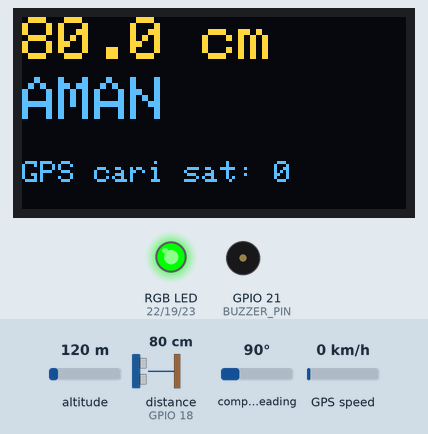
Simulated run of this sketch. Board: ESP32. Shown: 128×64 one-colour display, an RGB LED mixed from three pins (HIGH = lit), buzzer (waves = sounding). Wiring (inferred from the names in the program): ultrasonic range finder: trigger GPIO 5; echo GPIO 18. The inputs (shaded band) are chosen by the test bench; at power-on: distance to the obstacle (sensor on GPIO 18) 80 cm, altitude 120 m, compass heading 90°, GPS speed 0 km/h. The echo pulse lasts 58.3 µs per cm; the OLED is the two-colour kind (top 16 rows yellow); the GPS gets a fix after 3 s at 37.7749, -122.4194 with 8 satellites; pins used as bus, display or sensor lines are not drawn; what the sketch prints to the serial monitor is not drawn.

Above: at 1.2 s.
1.3 s: distance to the obstacle (sensor on GPIO 18) set to 13 cm
At 4.0 s:
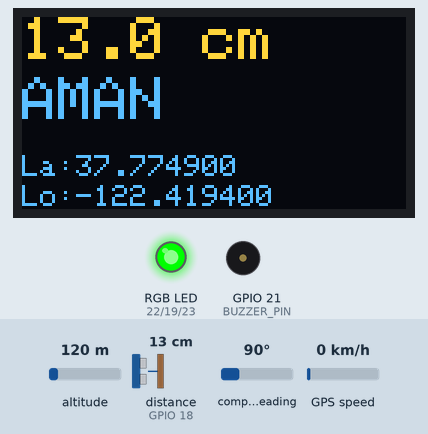
4.7 s: distance to the obstacle (sensor on GPIO 18) set to 10 cm
At 5.9 s:
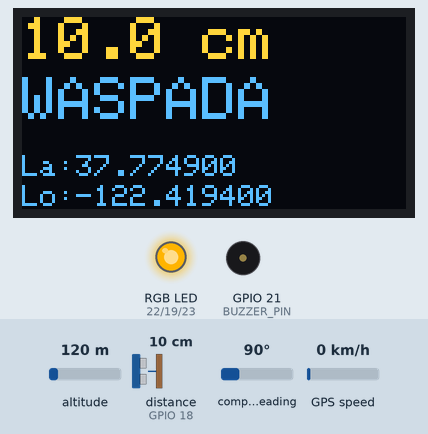
7.5 s: distance to the obstacle (sensor on GPIO 18) set to 7 cm
At 8.14 s:
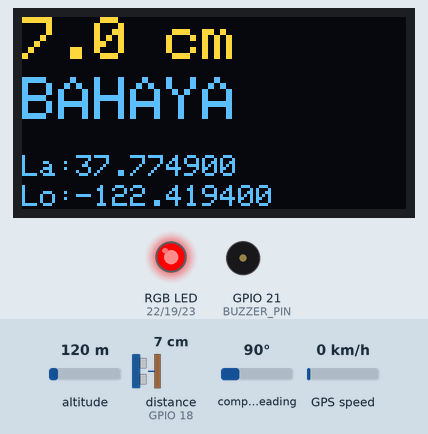
10.1 s: distance to the obstacle (sensor on GPIO 18) set to 2 cm
At 10.96 s:
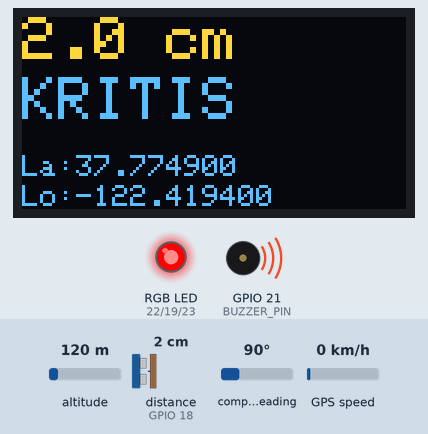
12.6 s: distance to the obstacle (sensor on GPIO 18) set to 18 cm
At 14.0 s:
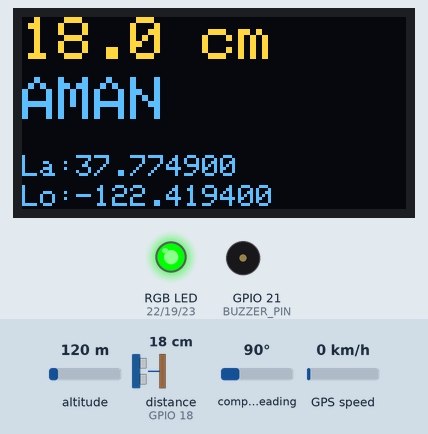
Timing chart, 0 to 15.4 s (numbered marks = the images above; inputs shaded):
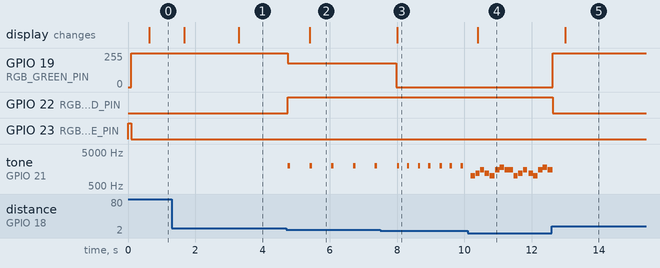

Measured:
- the behaviour switches between 12 and 11 cm on distance to the obstacle (sensor on GPIO 18) (found by bisection; images 1 and 2)
- the behaviour switches between 9 and 8 cm on distance to the obstacle (sensor on GPIO 18) (found by bisection; images 2 and 3)
- after the input at 1.3 s, the display: first changes after 0.38 s (image 1 shows a later state)
- after the input at 4.7 s, GPIO 19 (RGB_GREEN_PIN): 255/255 → 180/255 after 0.05 s; GPIO 22 (RGB_RED_PIN): LOW → HIGH after 0.05 s; tone on GPIO 21 (BUZZER_PIN): alternates 2000 Hz for 0.07 s and silent for 0.58 s, starting after 0.05 s; the display: changes after 0.70 s (image 2)
- after the input at 7.5 s, GPIO 19 (RGB_GREEN_PIN): 180/255 → 0/255 after 0.47 s; tone on GPIO 21 (BUZZER_PIN): alternates 2000 Hz for 0.07 s and silent for 0.26 s, starting after 0.80 s; the display: changes after 0.50 s (image 3)
- after the input at 10.1 s, the display: changes after 0.30 s (image 4)
- after the input at 12.6 s, GPIO 19 (RGB_GREEN_PIN): 0/255 → 255/255 at once; GPIO 22 (RGB_RED_PIN): HIGH → LOW at once; the display: changes after 0.40 s (image 5)

The sketch:

main.ino
```cpp
#include <Wire.h>
#include <Adafruit_GFX.h>
#include <Adafruit_SSD1306.h>
#include <TinyGPSPlus.h>   // versi library terbaru

// ===== Pin lama (tidak diubah) =====
#define TRIG_PIN 5
#define ECHO_PIN 18
#define BUZZER_PIN 21

// ===== Konfigurasi Pin RGB LED (1 Lampu 4 Pin: GND, R, G, B - Common Cathode) =====
#define RGB_RED_PIN   22
#define RGB_GREEN_PIN 19
#define RGB_BLUE_PIN  23

#define LED_RED    RGB_RED_PIN
#define LED_GREEN  RGB_GREEN_PIN
#define LED_BLUE   RGB_BLUE_PIN

// Fungsi pengatur warna RGB LED (Common Cathode: 0 = mati, 255 = maksimal)
void setRgbColor(uint8_t red, uint8_t green, uint8_t blue) {
  analogWrite(RGB_RED_PIN, red);
  analogWrite(RGB_GREEN_PIN, green);
  analogWrite(RGB_BLUE_PIN, blue);
}

// ===== Pin baru =====
// OLED I2C (pakai pin custom karena GPIO 21 & 22 sudah dipakai buzzer & LED)
#define OLED_SDA 25
#define OLED_SCL 26

// GPS (UART2 untuk ESP32 biasa, UART1 untuk ESP32-C3)
#define GPS_RX 15   // dihubungkan ke TX GPS
#define GPS_TX 34   // dihubungkan ke RX GPS

#if defined(CONFIG_IDF_TARGET_ESP32C3) || defined(ARDUINO_ESP32C3_DEV) || (defined(SOC_UART_NUM) && SOC_UART_NUM < 3)
  #define GPS_SERIAL Serial1
#else
  #define GPS_SERIAL Serial2
#endif

#define SCREEN_WIDTH 128
#define SCREEN_HEIGHT 64
#define OLED_ADDRESS 0x3C   // kalau tidak nyala, coba 0x3D

Adafruit_SSD1306 display(SCREEN_WIDTH, SCREEN_HEIGHT, &Wire, -1);
TinyGPSPlus gps;

long duration;
float distance;
const char* status = "AMAN";

// Nada untuk melodi alarm
int melody[] = {
  1000, 1200, 1500, 1200,
  1000, 1500, 1800, 1500
};

int noteDuration[] = {
  120, 120, 120, 120,
  120, 120, 120, 250
};

int noteIndex = 0;
unsigned long lastNoteTime = 0;
bool playingNote = false;

// Untuk update OLED
unsigned long lastOledTime = 0;

void setup() {
  Serial.begin(115200);

  pinMode(TRIG_PIN, OUTPUT);
  pinMode(ECHO_PIN, INPUT);
  pinMode(BUZZER_PIN, OUTPUT);

  pinMode(RGB_RED_PIN, OUTPUT);
  pinMode(RGB_GREEN_PIN, OUTPUT);
  pinMode(RGB_BLUE_PIN, OUTPUT);
  setRgbColor(0, 0, 255); // BIRU saat booting

  // OLED
  Wire.begin(OLED_SDA, OLED_SCL);
  Wire.setClock(400000);  // I2C lebih cepat supaya layar tidak mengganggu buzzer
  if (!display.begin(SSD1306_SWITCHCAPVCC, OLED_ADDRESS)) {
    Serial.println("OLED tidak ditemukan, cek kabel / alamat");
  }
  display.clearDisplay();
  display.setTextColor(SSD1306_WHITE);
  display.setTextSize(1);
  display.setCursor(0, 0);
  display.println("Sistem Banjir");
  display.println("Memulai...");
  display.display();

  // GPS (buffer diperbesar supaya data tidak hilang saat delay)
  GPS_SERIAL.setRxBufferSize(1024);
  GPS_SERIAL.begin(9600, SERIAL_8N1, GPS_RX, GPS_TX);
}

void updateOLED() {
  // Update tiap 500 ms saja
  if (millis() - lastOledTime < 500) return;
  lastOledTime = millis();

  display.clearDisplay();
  display.setTextColor(SSD1306_WHITE);

  // Jarak (huruf besar)
  display.setTextSize(2);
  display.setCursor(0, 0);
  if (distance >= 999) {
    display.print("---");
  } else {
    display.print(distance, 1);
  }
  display.print(" cm");

  // Status (huruf besar)
  display.setCursor(0, 20);
  display.print(status);

  // Info GPS (huruf kecil)
  display.setTextSize(1);
  if (gps.charsProcessed() < 10 && millis() > 5000) {
    display.setCursor(0, 48);
    display.print("GPS: cek kabel");
  } else if (gps.location.isValid()) {
    display.setCursor(0, 46);
    display.print("La:");
    display.print(gps.location.lat(), 6);
    display.setCursor(0, 56);
    display.print("Lo:");
    display.print(gps.location.lng(), 6);

    Serial.print("Lokasi: ");
    Serial.print(gps.location.lat(), 6);
    Serial.print(", ");
    Serial.println(gps.location.lng(), 6);
  } else {
    display.setCursor(0, 48);
    display.print("GPS cari sat: ");
    display.print(gps.satellites.value());
  }

  display.display();
}

// Buffer filter glitch dan penolakan outlier jarak
float lastValidDistance = 17.0;
int consecutiveTimeouts = 0;

float measureSingleDistance() {
  digitalWrite(TRIG_PIN, LOW);
  delayMicroseconds(2);
  digitalWrite(TRIG_PIN, HIGH);
  delayMicroseconds(10);
  digitalWrite(TRIG_PIN, LOW);

  long dur = pulseIn(ECHO_PIN, HIGH, 25000);
  if (dur == 0) return -1.0;
  float cm = (float)dur * 0.0343 / 2.0;
  if (cm < 1.0 || cm > 400.0) return -1.0;
  return cm;
}

float getFilteredDistance() {
  float samples[3];
  int validCount = 0;

  for (int i = 0; i < 3; i++) {
    float s = measureSingleDistance();
    if (s > 0) {
      samples[validCount++] = s;
    }
    if (i < 2) delay(6);
  }

  if (validCount > 0) {
    for (int i = 0; i < validCount - 1; i++) {
      for (int j = i + 1; j < validCount; j++) {
        if (samples[i] > samples[j]) {
          float tmp = samples[i];
          samples[i] = samples[j];
          samples[j] = tmp;
        }
      }
    }
    float median = samples[validCount / 2];
    lastValidDistance = median;
    consecutiveTimeouts = 0;
    return median;
  }

  consecutiveTimeouts++;
  if (consecutiveTimeouts < 5) {
    return lastValidDistance;
  }
  return 999.0;
}

void loop() {
  // Baca data GPS yang masuk
  while (GPS_SERIAL.available()) {
    gps.encode(GPS_SERIAL.read());
  }

  // Membaca sensor ultrasonik dengan filter anti-glitch
  distance = getFilteredDistance();

  Serial.print("Jarak: ");
  Serial.print(distance, 1);
  Serial.println(" cm");

  // Kondisi aman
  if (distance > 12) {
    status = "AMAN";
    setRgbColor(0, 255, 0); // HIJAU

    noTone(BUZZER_PIN);

    noteIndex = 0;
    playingNote = false;
    updateOLED();
    delay(100);
  }

  // Kondisi waspada
  else if (distance > 9) {
    status = "WASPADA";
    setRgbColor(255, 180, 0); // KUNING

    updateOLED();
    tone(BUZZER_PIN, 2000);
    delay(70);
    noTone(BUZZER_PIN);
    delay(530);
  }

  // Kondisi bahaya
  else if (distance > 5) {
    status = "BAHAYA";
    setRgbColor(255, 0, 0); // MERAH

    int interval = map(distance, 5, 9, 80, 350);
    interval = constrain(interval, 80, 350);

    updateOLED();
    tone(BUZZER_PIN, 2000);
    delay(70);
    noTone(BUZZER_PIN);
    delay(interval);
  }

  // Kondisi sangat dekat: memainkan melodi
  else {
    status = "KRITIS";
    setRgbColor(255, 0, 0); // MERAH

    updateOLED();

    unsigned long currentTime = millis();

    if (!playingNote) {
      tone(BUZZER_PIN, melody[noteIndex]);
      lastNoteTime = currentTime;
      playingNote = true;
    }

    if (playingNote &&
        currentTime - lastNoteTime >= noteDuration[noteIndex]) {

      noTone(BUZZER_PIN);

      noteIndex++;

      if (noteIndex >= 8) {
        noteIndex = 0;
      }

      playingNote = false;
    }
  }
}
```
